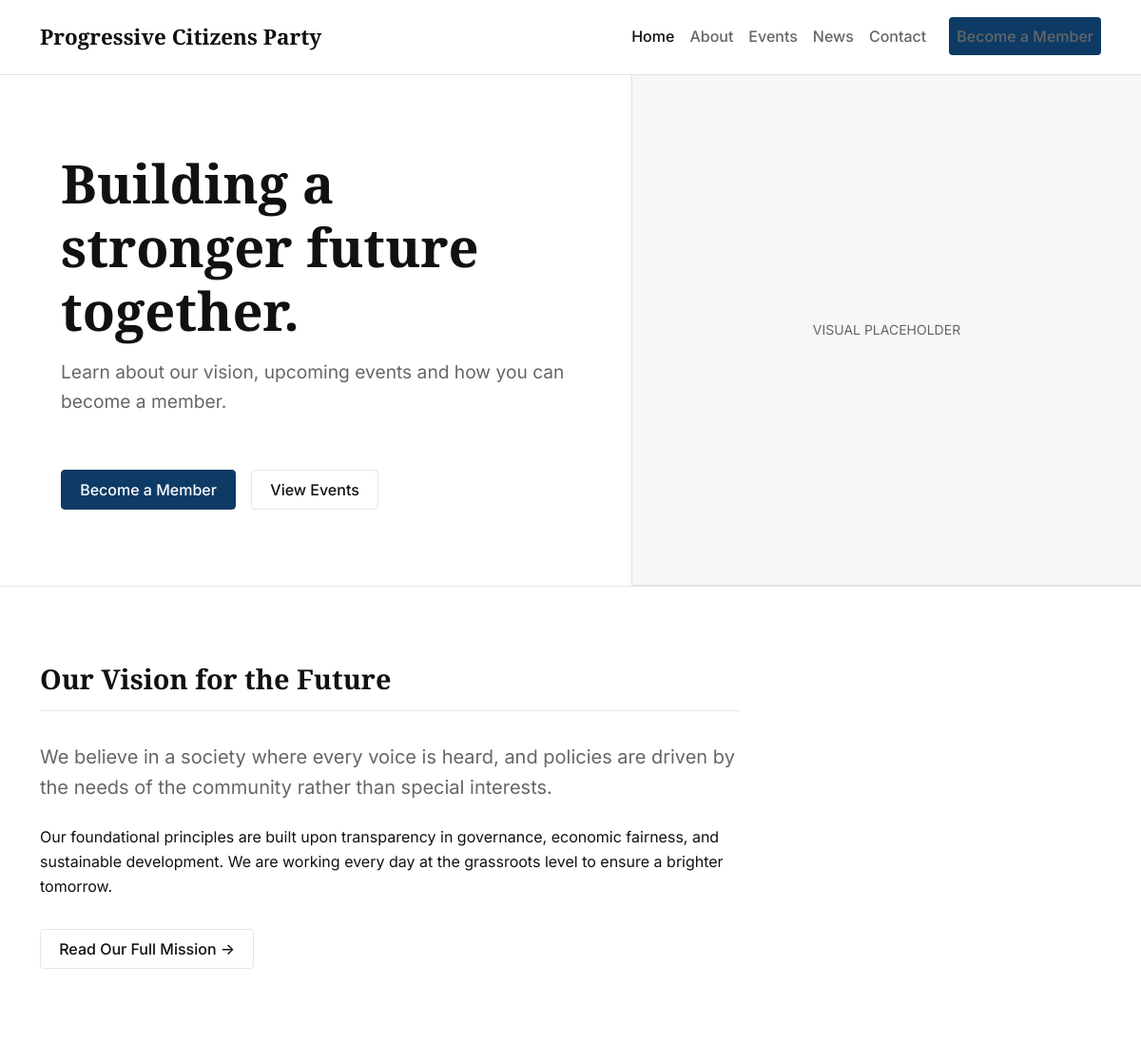
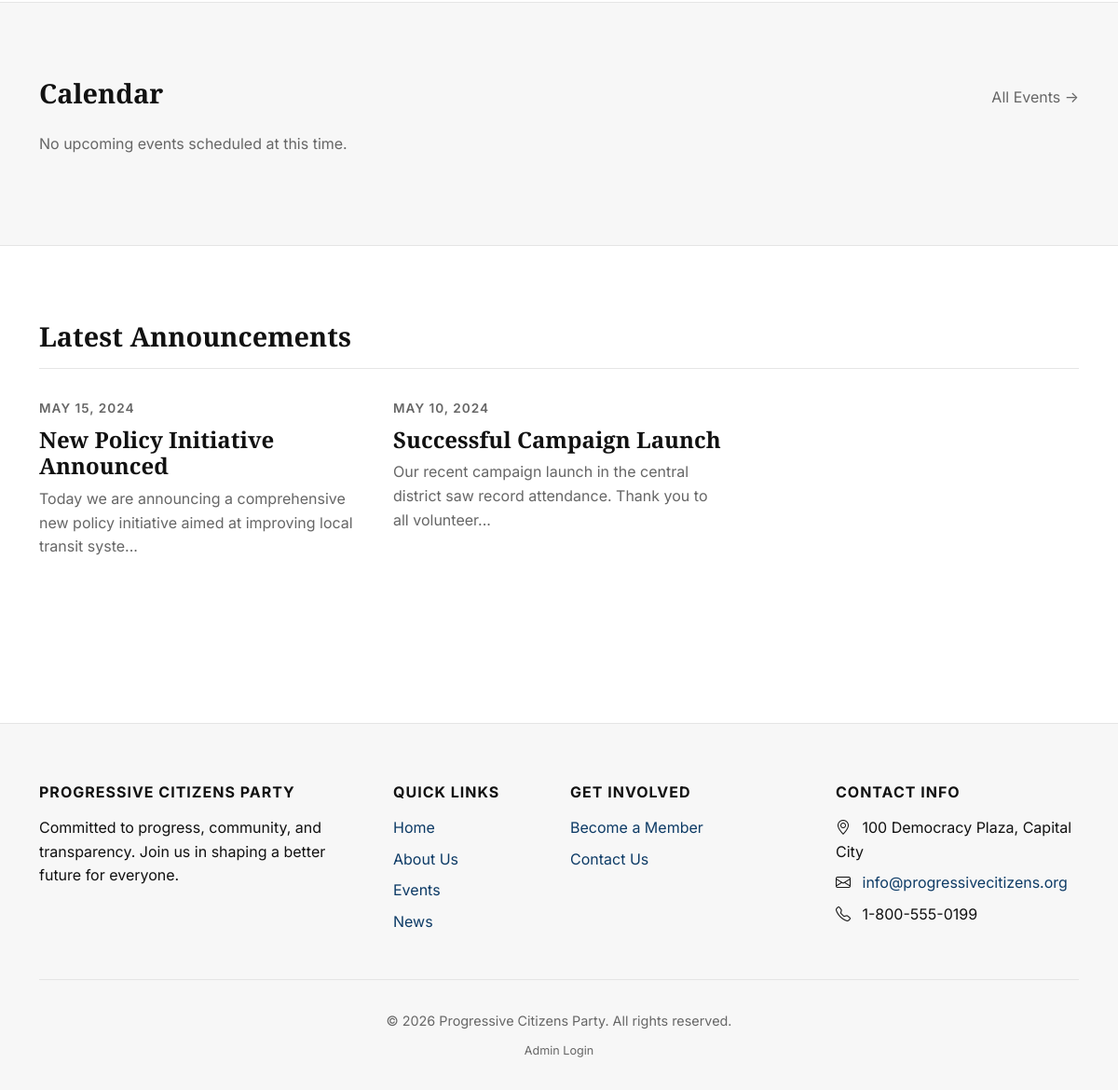
The page / on the database its author committed (2 pictures, top to bottom).
### tables this page shows
CREATE TABLE `settings` (
  `id` int(11) NOT NULL,
  `setting_key` varchar(50) NOT NULL,
  `setting_value` text DEFAULT NULL
);

CREATE TABLE `news` (
  `id` int(11) NOT NULL,
  `title` varchar(200) NOT NULL,
  `content` text NOT NULL,
  `image` varchar(255) DEFAULT NULL,
  `published_at` datetime NOT NULL,
  `created_at` timestamp NOT NULL DEFAULT current_timestamp()
);

### includes/functions.php (called while the page is built, shortened)
<?php
function h($string) {
    return htmlspecialchars((string)$string, ENT_QUOTES, 'UTF-8');
}
function format_date($date, $format = 'F j, Y') {
    $d = new DateTime($date);
    return $d->format($format);
}
function get_setting($conn, $key) {
    $stmt = $conn->prepare("SELECT setting_value FROM settings WHERE setting_key = ?");
    $stmt->bind_param("s", $key);
    $stmt->execute();
    $result = $stmt->get_result();
    if ($row = $result->fetch_assoc()) {
        return $row['setting_value'];
    }
    return null;
}

### index.php (the view, shortened to what this page needs)
<?php
require_once 'includes/header.php';
require_once 'includes/navbar.php';
$hero_title = get_setting($conn, 'hero_title');
$hero_subtitle = get_setting($conn, 'hero_subtitle');
$hero_btn_text = get_setting($conn, 'hero_button_text');
$hero_btn_link = get_setting($conn, 'hero_button_link');
$hero_image = get_setting($conn, 'hero_image');
$events_stmt = $conn->query("SELECT id, title, description, event_date, event_time, location, image FROM events WHERE status = 'Upcoming' AND event_date >= CURDATE() ORDER BY event_date ASC, event_time ASC LIMIT 3");
$upcoming_events = $events_stmt->fetch_all(MYSQLI_ASSOC);
$news_stmt = $conn->query("SELECT id, title, content, image, published_at FROM news WHERE published_at <= NOW() ORDER BY published_at DESC LIMIT 3");
$latest_news = $news_stmt->fetch_all(MYSQLI_ASSOC);
?>
<main>
        <section class="hero-section">
        <div class="hero-text-col">
            <h1 class="hero-title"><?= h($hero_title) ?></h1>
            <?php if($hero_subtitle): ?>
                <p class="hero-subtitle"><?= h($hero_subtitle) ?></p>
            <?php endif; ?>
            <div class="d-flex flex-wrap gap-3 mt-4">
                <a href="<?= BASE_URL . ltrim(h($hero_btn_link), '/') ?>" class="btn btn-primary"><?= h($hero_btn_text) ?></a>
                <a href="<?= BASE_URL ?>events.php" class="btn btn-outline-primary">View Events</a>
            </div>
        </div>
        <div class="hero-img-col">
            <?php if($hero_image): ?>
                <img src="<?= BASE_URL . h($hero_image) ?>" alt="Hero" class="hero-img">
            <?php else: ?>
                                <div class="hero-img d-flex align-items-center justify-content-center bg-surface border-start border-bottom">
                    <span class="text-muted small text-uppercase letter-spacing-1">Visual Placeholder</span>
                </div>
            <?php endif; ?>
        </div>
    </section>
        <section class="section-padding">
        <div class="container">
            <div class="row">
                <div class="col-lg-8">
                    <h2 class="section-title">Our Vision for the Future</h2>
                    <p class="fs-5 text-muted mb-4">We believe in a society where every voice is heard, and policies are driven by the needs of the community rather than special interests.</p>
                    <p>Our foundational principles are built upon transparency in governance, economic fairness, and sustainable development. We are working every day at the grassroots level to ensure a brighter tomorrow.</p>
                    <a href="<?= BASE_URL ?>about.php" class="btn btn-outline-primary mt-3">Read Our Full Mission &rarr;</a>
                </div>
            </div>
        </div>
    </section>
        <section class="section-padding bg-surface border-top border-bottom">
        <div class="container">
            <div class="d-flex justify-content-between align-items-end mb-4">
                <h2 class="section-title mb-0 border-0 pb-0">Calendar</h2>
                <a href="<?= BASE_URL ?>events.php" class="text-muted d-none d-md-block">All Events &rarr;</a>
            </div>
            <?php if (empty($upcoming_events)): ?>
                <p class="text-muted">No upcoming events scheduled at this time.</p>
            <?php endif; ?>
        </div>
    </section>
        <section class="section-padding">
        <div class="container">
            <h2 class="section-title">Latest Announcements</h2>
            <?php if (empty($latest_news)): ?>
                <p class="text-muted">No recent announcements.</p>
            <?php else: ?>
                <div class="row gy-5">
                    <?php foreach ($latest_news as $news): ?>
                        <div class="col-6 col-lg-4">
                            <div class="news-item">
                                <div class="editorial-date mb-2"><?= format_date($news['published_at']) ?></div>
                                <h4 class="mb-2"><a href="<?= BASE_URL ?>news-detail.php?id=<?= $news['id'] ?>" class="text-decoration-none text-reset"><?= h($news['title']) ?></a></h4>
                                <p class="text-muted"><?= h(substr($news['content'], 0, 100)) ?>...</p>
                            </div>
                        </div>
                    <?php endforeach; ?>
                </div>
            <?php endif; ?>
        </div>
    </section>
</main>
<?php require_once 'includes/footer.php'; ?>

### includes/header.php (shortened to what this page needs)
<?php
require_once __DIR__ . '/../config/database.php';
require_once __DIR__ . '/functions.php';
?>
<!DOCTYPE html>
<html lang="en">
<head>
    <link href="https://cdn.jsdelivr.net/npm/bootstrap@5.3.0/dist/css/bootstrap.min.css" rel="stylesheet">
    <link rel="stylesheet" href="https://cdn.jsdelivr.net/npm/bootstrap-icons@1.10.5/font/bootstrap-icons.css">
    <link rel="stylesheet" href="<?= BASE_URL ?>assets/css/style.css">
</head>
<body>

### includes/navbar.php (shortened to what this page needs)
<?php
$current_page = basename($_SERVER['PHP_SELF']);
?>
<nav class="navbar navbar-expand-lg sticky-top">
    <div class="container">
        <a class="navbar-brand" href="<?= BASE_URL ?>">
            <?= h(get_setting($conn, 'party_name') ?? APP_NAME) ?>
        </a>
        <div class="collapse navbar-collapse" id="mainNavbar">
            <ul class="navbar-nav ms-auto mb-2 mb-lg-0">
                <li class="nav-item">
                    <a class="nav-link <?= $current_page == 'index.php' ? 'active' : '' ?>" href="<?= BASE_URL ?>">Home</a>
                </li>
                <li class="nav-item">
                    <a class="nav-link <?= $current_page == 'about.php' ? 'active' : '' ?>" href="<?= BASE_URL ?>about.php">About</a>
                </li>
                <li class="nav-item">
                    <a class="nav-link <?= $current_page == 'events.php' ? 'active' : '' ?>" href="<?= BASE_URL ?>events.php">Events</a>
                </li>
                <li class="nav-item">
                    <a class="nav-link <?= $current_page == 'news.php' ? 'active' : '' ?>" href="<?= BASE_URL ?>news.php">News</a>
                </li>
                <li class="nav-item">
                    <a class="nav-link <?= $current_page == 'contact.php' ? 'active' : '' ?>" href="<?= BASE_URL ?>contact.php">Contact</a>
                </li>
                <li class="nav-item ms-lg-3">
                    <a class="btn btn-primary nav-link text-white" href="<?= BASE_URL ?>membership.php">Become a Member</a>
                </li>
            </ul>
        </div>
    </div>
</nav>

### includes/footer.php (shortened to what this page needs)
    <footer class="site-footer">
        <div class="container">
            <div class="row gy-4">
                <div class="col-lg-4 col-md-6">
                    <h5 class="mb-3"><?= h(get_setting($conn, 'party_name') ?? APP_NAME) ?></h5>
                    <p>Committed to progress, community, and transparency. Join us in shaping a better future for everyone.</p>
                </div>
                <div class="col-lg-2 col-md-6">
                    <h5 class="mb-3">Quick Links</h5>
                    <ul class="list-unstyled">
                        <li class="mb-2"><a href="<?= BASE_URL ?>">Home</a></li>
                        <li class="mb-2"><a href="<?= BASE_URL ?>about.php">About Us</a></li>
                        <li class="mb-2"><a href="<?= BASE_URL ?>events.php">Events</a></li>
                        <li class="mb-2"><a href="<?= BASE_URL ?>news.php">News</a></li>
                    </ul>
                </div>
                <div class="col-lg-3 col-md-6">
                    <h5 class="mb-3">Get Involved</h5>
                    <ul class="list-unstyled">
                        <li class="mb-2"><a href="<?= BASE_URL ?>membership.php">Become a Member</a></li>
                        <li class="mb-2"><a href="<?= BASE_URL ?>contact.php">Contact Us</a></li>
                    </ul>
                </div>
                <div class="col-lg-3 col-md-6">
                    <h5 class="mb-3">Contact Info</h5>
                    <ul class="list-unstyled">
                        <li class="mb-2"><i class="bi bi-geo-alt me-2"></i> <?= h(get_setting($conn, 'office_address')) ?></li>
                        <li class="mb-2"><i class="bi bi-envelope me-2"></i> <a href="mailto:<?= h(get_setting($conn, 'contact_email')) ?>"><?= h(get_setting($conn, 'contact_email')) ?></a></li>
                        <li class="mb-2"><i class="bi bi-telephone me-2"></i> <?= h(get_setting($conn, 'contact_phone')) ?></li>
                    </ul>
                </div>
            </div>
            <div class="footer-bottom text-center">
                <p class="mb-0">&copy; <?= date('Y') ?> <?= h(get_setting($conn, 'party_name') ?? APP_NAME) ?>. All rights reserved.</p>
                <div class="mt-2">
                    <small><a href="<?= BASE_URL ?>admin/login.php" class="text-muted text-decoration-none">Admin Login</a></small>
                </div>
            </div>
        </div>
    </footer>
</body>
</html>

### assets/css/style.css (style rules this page uses)
:root { --bg-color: #ffffff; --text-color: #111111; --text-muted: #666666; --border-color: #e5e5e5; --surface-color: #f7f7f7; --primary-color: #0d3b66; --font-sans: 'Inter', -apple-system, BlinkMacSystemFont, "Segoe UI", Roboto, "Helvetica Neue", Arial, sans-serif; --font-serif: 'Merriweather', Georgia, "Times New Roman", serif; --border-radius-sm: 2px; --border-radius-md: 4px; --border-radius-lg: 6px; }
body { background-color: var(--bg-color); color: var(--text-color); font-family: var(--font-sans); line-height: 1.6; -webkit-font-smoothing: antialiased; margin: 0; padding: 0; }
h1, h2, h3, h4, h5, h6 { font-family: var(--font-serif); font-weight: 700; color: var(--text-color); margin-bottom: 1rem; line-height: 1.2; }
a { color: var(--primary-color); text-decoration: none; transition: color 0.2s ease; }
.text-muted { color: var(--text-muted) !important; }
.bg-surface { background-color: var(--surface-color) !important; }
.border-bottom { border-bottom-color: var(--border-color) !important; }
.border-top { border-top-color: var(--border-color) !important; }
.btn { border-radius: var(--border-radius-md); padding: 0.5rem 1.2rem; font-weight: 500; transition: all 0.2s ease; text-transform: none; }
.btn-primary { background-color: var(--primary-color); border-color: var(--primary-color); color: #ffffff; }
.btn-outline-primary { color: var(--text-color); border: 1px solid var(--border-color); background: transparent; }
.navbar { background-color: var(--bg-color); border-bottom: 1px solid var(--border-color); padding: 1rem 0; }
.navbar-brand { font-family: var(--font-serif); font-weight: bold; color: var(--text-color) !important; font-size: 1.4rem; }
.nav-link { color: var(--text-muted) !important; font-weight: 500; }
.nav-link:hover, .nav-link.active { color: var(--text-color) !important; }
.hero-section { display: flex; flex-direction: column-reverse; background-color: var(--bg-color); border-bottom: 1px solid var(--border-color); }
.hero-text-col { padding: 3rem 1.5rem; }
.hero-img-col { width: 100%; min-height: 250px; background-color: var(--surface-color); }
.hero-img { width: 100%; height: 100%; object-fit: cover; display: block; }
.hero-title { font-size: 2.2rem; margin-bottom: 1rem; }
.hero-subtitle { font-size: 1.1rem; color: var(--text-muted); margin-bottom: 2rem; font-family: var(--font-sans); }
.section-padding { padding: 4rem 0; }
.section-title { font-size: 1.8rem; margin-bottom: 2rem; border-bottom: 1px solid var(--border-color); padding-bottom: 1rem; }
.editorial-date { font-family: var(--font-sans); font-size: 0.85rem; text-transform: uppercase; letter-spacing: 1px; color: var(--text-muted); margin-bottom: 0.5rem; font-weight: 600; }
.news-item { margin-bottom: 2rem; }
.site-footer { background-color: var(--surface-color); border-top: 1px solid var(--border-color); padding: 4rem 0 2rem; margin-top: 4rem; }
.site-footer h5 { font-family: var(--font-sans); font-size: 1rem; text-transform: uppercase; letter-spacing: 1px; margin-bottom: 1.5rem; }
.site-footer ul { padding-left: 0; list-style: none; }
.site-footer ul li { margin-bottom: 0.8rem; }
.footer-bottom { border-top: 1px solid var(--border-color); padding-top: 2rem; margin-top: 2rem; font-size: 0.9rem; color: var(--text-muted); }
@media (min-width: 768px) { .section-padding { padding: 5rem 0; } }
@media (min-width: 768px) { .hero-title { font-size: 2.8rem; } }
@media (min-width: 768px) { .hero-subtitle { font-size: 1.2rem; } }
@media (min-width: 992px) { .hero-section { flex-direction: row; align-items: stretch; } }
@media (min-width: 992px) { .hero-text-col { flex: 1; display: flex; flex-direction: column; justify-content: center; padding: 5rem 4rem; } }
@media (min-width: 992px) { .hero-img-col { flex: 1; min-height: auto; } }
@media (min-width: 992px) { .hero-title { font-size: 3.5rem; } }

### rows shown on the page
settings: setting_value "Progressive Citizens Party", setting_value "PROGRESSIVE CITIZENS PARTY"
settings: setting_value "Building a stronger future together."
settings: setting_value "Learn about our vision, upcoming events and how you can become a member."
settings: setting_value "Become a Member"
news: published_at "MAY 15, 2024", title "New Policy Initiative Announced", content "Today we are announcing a comprehensive new policy initiative aimed at improving local transit syste"
news: published_at "MAY 10, 2024", title "Successful Campaign Launch", content "Our recent campaign launch in the central district saw record attendance. Thank you to all volunteer"
settings: setting_value "100 Democracy Plaza, Capital City"
settings: setting_value "info@progressivecitizens.org"
settings: setting_value "1-800-555-0199"
